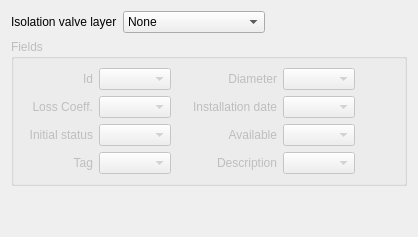
               <widget class="QWidget" name="tabIsolationValves">
                <attribute name="title">
                 <string>Isolation Valves</string>
                </attribute>
                <layout class="QGridLayout" name="gridLayout_31">
                 <item row="0" column="0">
                  <layout class="QGridLayout" name="gridLayout_37">
                   <item row="1" column="0">
                    <widget class="QGroupBox" name="gbIsolationValve">
                     <property name="enabled">
                      <bool>false</bool>
                     </property>
                     <property name="sizePolicy">
                      <sizepolicy hsizetype="Expanding" vsizetype="Fixed">
                       <horstretch>0</horstretch>
                       <verstretch>0</verstretch>
                      </sizepolicy>
                     </property>
                     <property name="title">
                      <string>Fields</string>
                     </property>
                     <layout class="QGridLayout" name="gridLayout_38">
                      <item row="0" column="1">
                       <layout class="QGridLayout" name="gridLayout_39">
                        <item row="0" column="2">
                         <widget class="QComboBox" name="cbIsolationValve_Id">
                          <property name="sizePolicy">
                           <sizepolicy hsizetype="Expanding" vsizetype="Fixed">
                            <horstretch>0</horstretch>
                            <verstretch>0</verstretch>
                           </sizepolicy>
                          </property>
                         </widget>
                        </item>
                        <item row="0" column="0">
                         <widget class="QLabel" name="label_41">
                          <property name="minimumSize">
                           <size>
                            <width>70</width>
                            <height>0</height>
                           </size>
                          </property>
                          <property name="text">
                           <string>Id</string>
                          </property>
                          <property name="alignment">
                           <set>Qt::AlignRight|Qt::AlignTrailing|Qt::AlignVCenter</set>
                          </property>
                         </widget>
                        </item>
                        <item row="0" column="6">
                         <spacer name="horizontalSpacer_40">
                          <property name="orientation">
                           <enum>Qt::Horizontal</enum>
                          </property>
                          <property name="sizeHint" stdset="0">
                           <size>
                            <width>40</width>
                            <height>20</height>
                           </size>
                          </property>
                         </spacer>
                        </item>
                        <item row="4" column="3">
                         <widget class="QLabel" name="label_68">
                          <property name="minimumSize">
                           <size>
                            <width>100</width>
                            <height>0</height>
                           </size>
                          </property>
                          <property name="text">
                           <string>Description</string>
                          </property>
                          <property name="alignment">
                           <set>Qt::AlignRight|Qt::AlignTrailing|Qt::AlignVCenter</set>
                          </property>
                         </widget>
                        </item>
                        <item row="4" column="6">
                         <spacer name="horizontalSpacer_38">
                          <property name="orientation">
                           <enum>Qt::Horizontal</enum>
                          </property>
                          <property name="sizeHint" stdset="0">
                           <size>
                            <width>40</width>
                            <height>20</height>
                           </size>
                          </property>
                         </spacer>
                        </item>
                        <item row="4" column="0">
                         <widget class="QLabel" name="label_69">
                          <property name="minimumSize">
                           <size>
                            <width>70</width>
                            <height>0</height>
                           </size>
                          </property>
                          <property name="text">
                           <string>Tag</string>
                          </property>
                          <property name="alignment">
                           <set>Qt::AlignRight|Qt::AlignTrailing|Qt::AlignVCenter</set>
                          </property>
                         </widget>
                        </item>
                        <item row="4" column="5">
                         <widget class="QComboBox" name="cbIsolationValve_Descr">
                          <property name="sizePolicy">
                           <sizepolicy hsizetype="Expanding" vsizetype="Fixed">
                            <horstretch>0</horstretch>
                            <verstretch>0</verstretch>
                           </sizepolicy>
                          </property>
                         </widget>
                        </item>
                        <item row="0" column="5">
                         <widget class="QComboBox" name="cbIsolationValve_Diameter">
                          <property name="sizePolicy">
                           <sizepolicy hsizetype="Expanding" vsizetype="Fixed">
                            <horstretch>0</horstretch>
                            <verstretch>0</verstretch>
                           </sizepolicy>
                          </property>
                         </widget>
                        </item>
                        <item row="3" column="6">
                         <spacer name="horizontalSpacer_42">
                          <property name="orientation">
                           <enum>Qt::Horizontal</enum>
                          </property>
                          <property name="sizeHint" stdset="0">
                           <size>
                            <width>40</width>
                            <height>20</height>
                           </size>
                          </property>
                         </spacer>
                        </item>
                        <item row="4" column="2">
                         <widget class="QComboBox" name="cbIsolationValve_Tag">
                          <property name="sizePolicy">
                           <sizepolicy hsizetype="Expanding" vsizetype="Fixed">
                            <horstretch>0</horstretch>
                            <verstretch>0</verstretch>
                           </sizepolicy>
                          </property>
                         </widget>
                        </item>
                        <item row="0" column="3">
                         <widget class="QLabel" name="label_73">
                          <property name="minimumSize">
                           <size>
                            <width>70</width>
                            <height>0</height>
                           </size>
                          </property>
                          <property name="text">
                           <string>Diameter</string>
                          </property>
                          <property name="alignment">
                           <set>Qt::AlignRight|Qt::AlignTrailing|Qt::AlignVCenter</set>
                          </property>
                         </widget>
                        </item>
                        <item row="2" column="2">
                         <widget class="QComboBox" name="cbIsolationValve_LossCoeff">
                          <property name="sizePolicy">
                           <sizepolicy hsizetype="Expanding" vsizetype="Fixed">
                            <horstretch>0</horstretch>
                            <verstretch>0</verstretch>
                           </sizepolicy>
                          </property>
                         </widget>
                        </item>
                        <item row="2" column="3">
                         <widget class="QLabel" name="label_74">
                          <property name="minimumSize">
                           <size>
                            <width>70</width>
                            <height>0</height>
                           </size>
                          </property>
                          <property name="text">
                           <string>Installation date</string>
                          </property>
                          <property name="alignment">
                           <set>Qt::AlignRight|Qt::AlignTrailing|Qt::AlignVCenter</set>
                          </property>
                         </widget>
                        </item>
                        <item row="2" column="0">
                         <widget class="QLabel" name="label_70">
                          <property name="minimumSize">
                           <size>
                            <width>70</width>
                            <height>0</height>
                           </size>
                          </property>
                          <property name="text">
                           <string>Loss Coeff.</string>
                          </property>
                          <property name="alignment">
                           <set>Qt::AlignRight|Qt::AlignTrailing|Qt::AlignVCenter</set>
                          </property>
                         </widget>
                        </item>
                        <item row="2" column="5">
                         <widget class="QComboBox" name="cbIsolationValve_InstDate">
                          <property name="sizePolicy">
                           <sizepolicy hsizetype="Expanding" vsizetype="Fixed">
                            <horstretch>0</horstretch>
                            <verstretch>0</verstretch>
                           </sizepolicy>
                          </property>
                         </widget>
                        </item>
                        <item row="3" column="5">
                         <widget class="QComboBox" name="cbIsolationValve_Available">
                          <property name="sizePolicy">
                           <sizepolicy hsizetype="Expanding" vsizetype="Fixed">
                            <horstretch>0</horstretch>
                            <verstretch>0</verstretch>
                           </sizepolicy>
                          </property>
                         </widget>
                        </item>
                        <item row="3" column="3">
                         <widget class="QLabel" name="label_75">
                          <property name="minimumSize">
                           <size>
                            <width>70</width>
                            <height>0</height>
                           </size>
                          </property>
                          <property name="text">
                           <string>Available</string>
                          </property>
                          <property name="alignment">
                           <set>Qt::AlignRight|Qt::AlignTrailing|Qt::AlignVCenter</set>
                          </property>
                         </widget>
                        </item>
                        <item row="3" column="2">
                         <widget class="QComboBox" name="cbIsolationValve_Status">
                          <property name="sizePolicy">
                           <sizepolicy hsizetype="Expanding" vsizetype="Fixed">
                            <horstretch>0</horstretch>
                            <verstretch>0</verstretch>
                           </sizepolicy>
                          </property>
                         </widget>
                        </item>
                        <item row="3" column="0">
                         <widget class="QLabel" name="label_79">
                          <property name="minimumSize">
                           <size>
                            <width>70</width>
                            <height>0</height>
                           </size>
                          </property>
                          <property name="text">
                           <string>Initial status</string>
                          </property>
                          <property name="alignment">
                           <set>Qt::AlignRight|Qt::AlignTrailing|Qt::AlignVCenter</set>
                          </property>
                         </widget>
                        </item>
                        <item row="2" column="6">
                         <spacer name="horizontalSpacer_37">
                          <property name="orientation">
                           <enum>Qt::Horizontal</enum>
                          </property>
                          <property name="sizeHint" stdset="0">
                           <size>
                            <width>40</width>
                            <height>20</height>
                           </size>
                          </property>
                         </spacer>
                        </item>
                       </layout>
                      </item>
                     </layout>
                    </widget>
                   </item>
                   <item row="0" column="0">
                    <layout class="QHBoxLayout" name="horizontalLayout_21">
                     <item>
                      <widget class="QLabel" name="label_78">
                       <property name="text">
                        <string>Isolation valve layer</string>
                       </property>
                      </widget>
                     </item>
                     <item>
                      <widget class="QComboBox" name="cbIsolationValveLayer">
                       <property name="sizePolicy">
                        <sizepolicy hsizetype="Expanding" vsizetype="Fixed">
                         <horstretch>0</horstretch>
                         <verstretch>0</verstretch>
                        </sizepolicy>
                       </property>
                       <item>
                        <property name="text">
                         <string>None</string>
                        </property>
                       </item>
                      </widget>
                     </item>
                     <item>
                      <spacer name="horizontalSpacer_41">
                       <property name="orientation">
                        <enum>Qt::Horizontal</enum>
                       </property>
                       <property name="sizeHint" stdset="0">
                        <size>
                         <width>40</width>
                         <height>20</height>
                        </size>
                       </property>
                      </spacer>
                     </item>
                    </layout>
                   </item>
                   <item row="2" column="0">
                    <spacer name="verticalSpacer_10">
                     <property name="orientation">
                      <enum>Qt::Vertical</enum>
                     </property>
                     <property name="sizeHint" stdset="0">
                      <size>
                       <width>20</width>
                       <height>40</height>
                      </size>
                     </property>
                    </spacer>
                   </item>
                  </layout>
                 </item>
                </layout>
               </widget>
